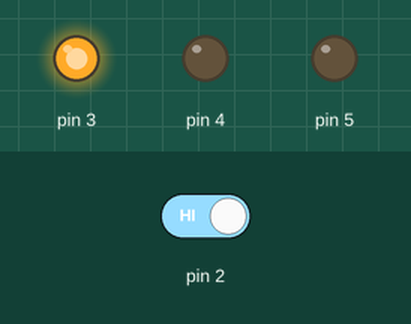
Recording of a sketch running on a simulated Arduino Uno, built with avr-gcc and run on an emulated ATmega328P. On the bench: output pins drawn as LEDs (lit = HIGH). Inputs (shaded band) come from the test bench; at power-on: pin 2 HIGH.

Above: at 1.2 s.
1.3 s: pin 2 driven LOW
At 2.1 s:
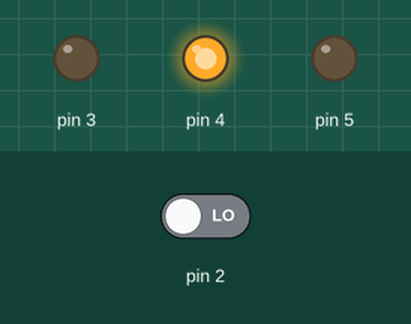
4.3 s: pin 2 driven HIGH
At 4.7 s:
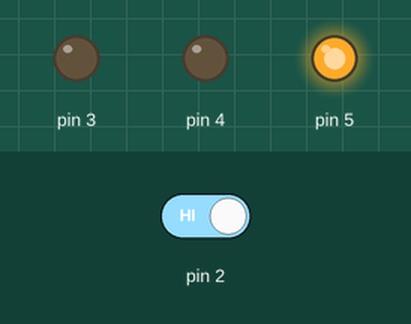
Timing chart, 0 to 7.3 s (numbered marks = the images above; inputs shaded):
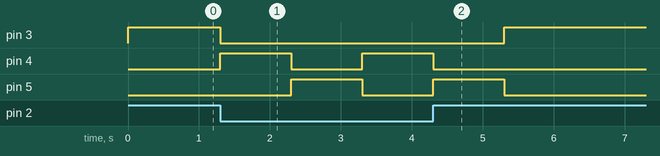

The sketch:

Spaceship_Interface.ino
```cpp
int switchState = 0;


void setup() {
  // put your setup code here, to run once:
pinMode(3, OUTPUT);
pinMode(4, OUTPUT);
pinMode(5, OUTPUT);

//switch is an input
pinMode(2, INPUT);

}

void loop() {
  // put your main code here, to run repeatedly:

switchState = digitalRead(2);

if (switchState == LOW){

  //if the button is not pressed
  digitalWrite(3, LOW); //Green LED
  digitalWrite(4, HIGH); //Red LED
  digitalWrite(5, LOW); //Red LED

  delay(1000);

  digitalWrite(4, LOW);
  digitalWrite(5, HIGH);
  delay(1000);

  }
  else{
//press the button
  digitalWrite(3, HIGH); //Green LED
  digitalWrite(4, LOW); //Red LED
  digitalWrite(5, LOW); //Red LED


    }


}
```

Measured:
- after the input at 1.3 s, pin 3: HIGH → LOW at once; pin 4: LOW → HIGH at once, → LOW 1.0 s later, → HIGH 1.0 s later; pin 5: LOW → HIGH after 1.0 s, → LOW 1.0 s later
- after the input at 4.3 s, pin 3: LOW → HIGH after 1.0 s; pin 4: goes on until 4.3 s, then stays LOW; pin 5: goes on until 5.3 s, then stays LOW
